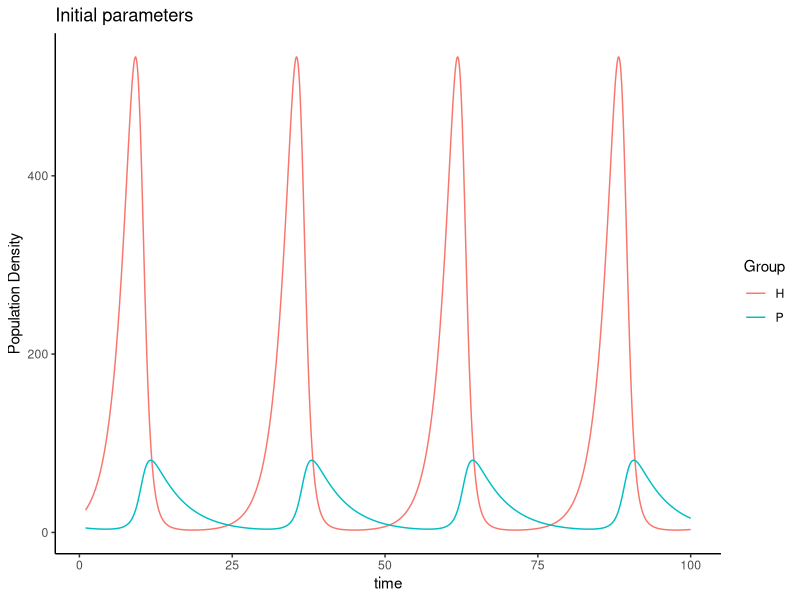
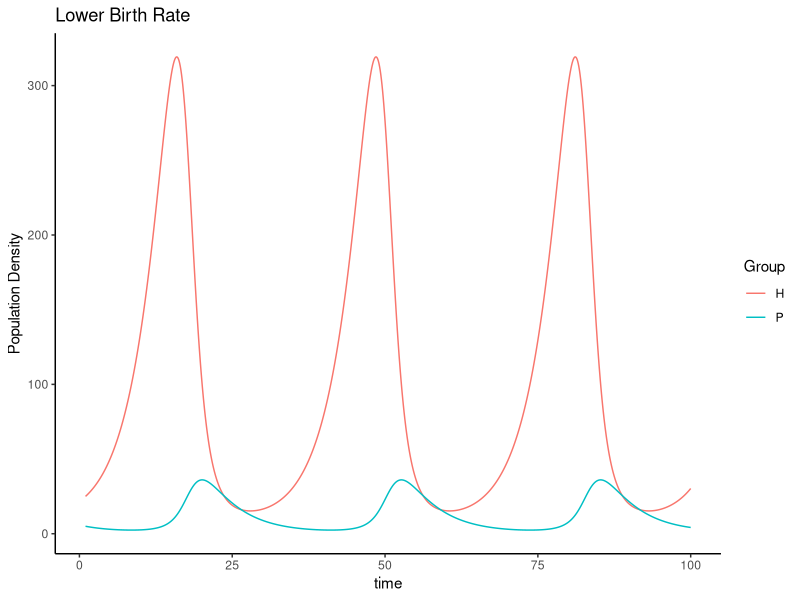
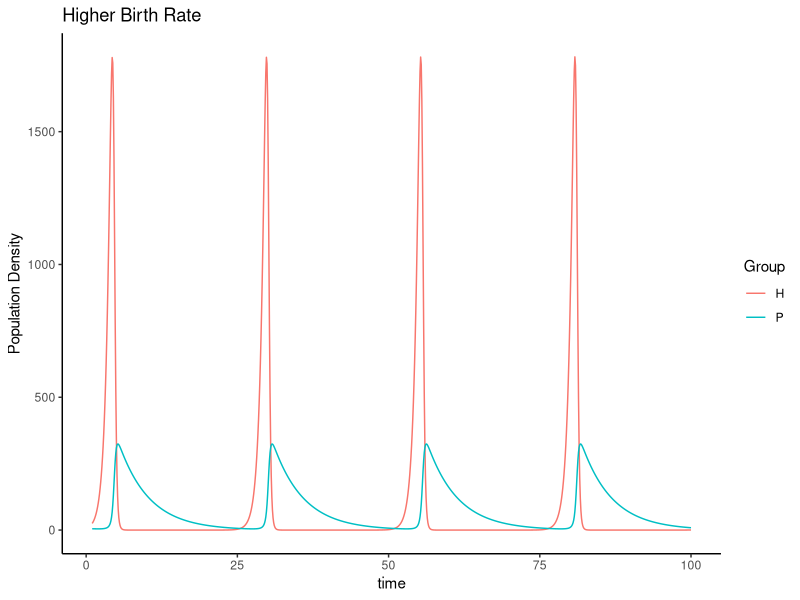
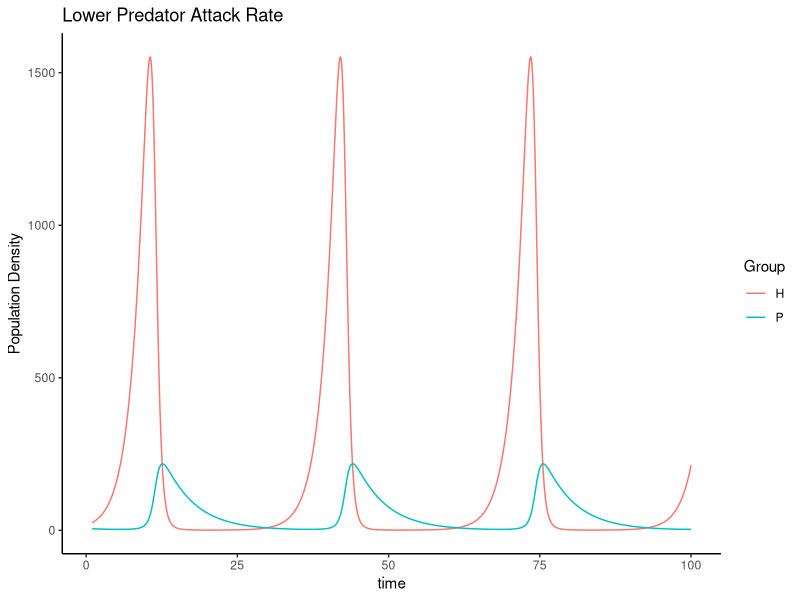
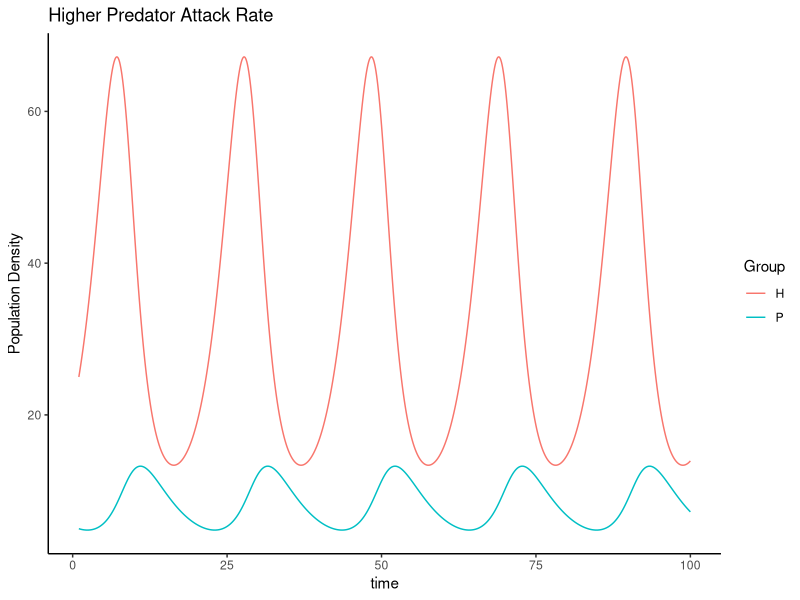
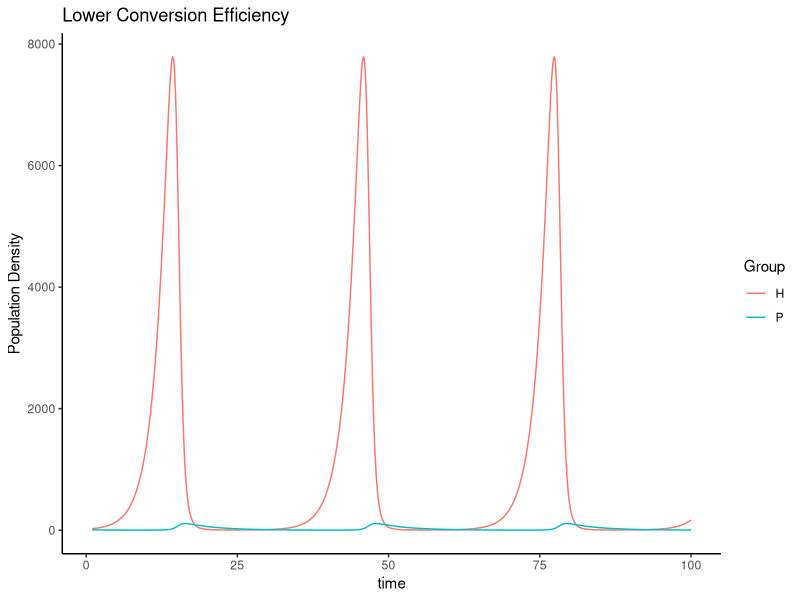
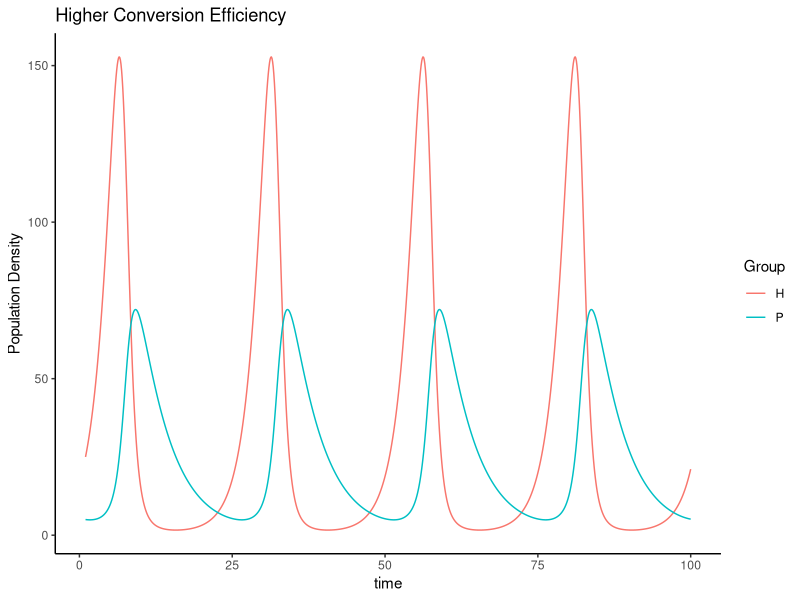
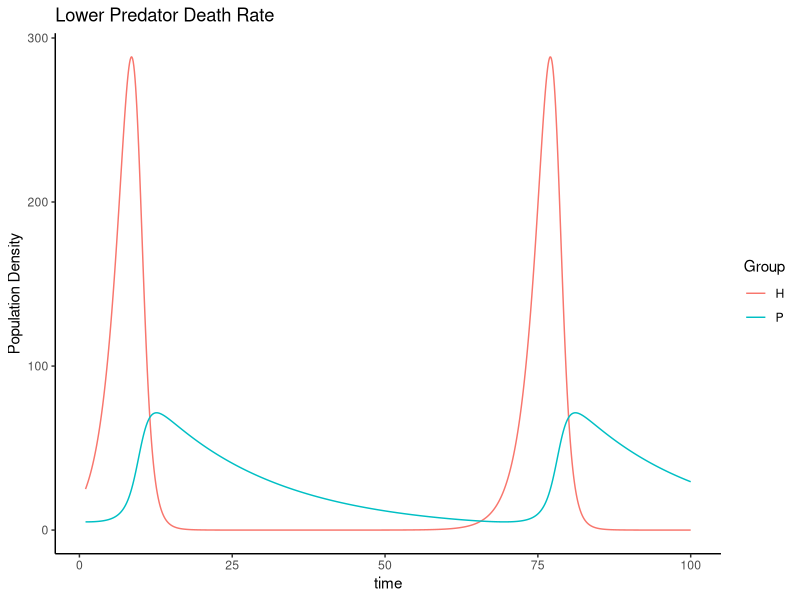

Source code (R) for these figures, in order:
## Intro to Biocomputing Final Project: Dynamic Modeling
##
## Jacquie Whalen, Bridget Moroney, Andrew Quattromani
##
## 12/7/18


##Part 1: Lotka Volterra model simulations

library(deSolve) #loading packages
library(ggplot2) #loading packages
library(reshape2) #loading packages
rm(list=ls()) #clearing global environment



lotka_sim<-function(t,y,p){ #creating function for LV model
  H=y[1] #unpacking state variables and parameters, Herbivore H population state variable
  P=y[2] #Predator P population state variable
  
  b=p[1] #prey birth rate parameter
  a=p[2] #predator attack rate parameter
  e=p[3] #conversion efficiency parameter
  s=p[4] #predator death rate parameter
  
  dHdt=(b*H)-(a*P*H) #differential equation for change in prey population
  dPdt=(e*a*P*H)-(s*P) #differential equation for change in predator population
  return(list(c(dHdt, dPdt))) #returning a list of the population changes for predator and prey
}

i_params=c(0.5,0.02,0.1,0.2) #initial parameters
times=seq(from=1, to=100, by=0.1) #time period is from 1 to 100 by increment of 0.1
y0=c(25,5) #initial populations of prey (25) and predator (5)

i_sim=ode(y=y0, times=times, func = lotka_sim, parms = i_params) #simulates model using ODE function based on the parameters, LV function, initial populations, and time period
i_out=data.frame(time=i_sim[,1], H=i_sim[,2], P=i_sim[,3]) #creates a dataframe of time step and the populations of H and P
i_output=melt(i_out, id.vars="time", variable.name="Group", value.name="Density") #melts the dataframe to put it into long format to be used for graphing
ggplot(i_output, aes(x=time, y=Density))+geom_line(aes(color=Group))+theme_classic()+ylab("Population Density")+ggtitle("Initial parameters") #plots the time vs. population density of both predator H and prey P with red being H and blue being P


#changing of initial parameters done individually with same steps as the initial model simulation


#lower birth rate
params1=c(0.25,0.02,0.1,0.2)
sim1=ode(y=y0, times=times, func = lotka_sim, parms = params1)
out1=data.frame(time=sim1[,1], H=sim1[,2], P=sim1[,3])
output1=melt(out1, id.vars="time", variable.name="Group", value.name="Density")
ggplot(output1, aes(x=time, y=Density))+geom_line(aes(color=Group))+theme_classic()+ylab("Population Density")+ggtitle("Lower Birth Rate")

#higher birth rate
params2=c(1.5,0.02,0.1,0.2)
sim2=ode(y=y0, times=times, func = lotka_sim, parms = params2)
out2=data.frame(time=sim2[,1], H=sim2[,2], P=sim2[,3])
output2=melt(out2, id.vars="time", variable.name="Group", value.name="Density")
ggplot(output2, aes(x=time, y=Density))+geom_line(aes(color=Group))+theme_classic()+ylab("Population Density")+ggtitle("Higher Birth Rate")

#lower predator attack rate
params3=c(0.5,0.01,0.1,0.2)
sim3=ode(y=y0, times=times, func = lotka_sim, parms = params3)
out3=data.frame(time=sim3[,1], H=sim3[,2], P=sim3[,3])
output3=melt(out3, id.vars="time", variable.name="Group", value.name="Density")
ggplot(output3, aes(x=time, y=Density))+geom_line(aes(color=Group))+theme_classic()+ylab("Population Density")+ggtitle("Lower Predator Attack Rate")

#higher predator attack rate
params4=c(0.5,0.06,0.1,0.2)
sim4=ode(y=y0, times=times, func = lotka_sim, parms = params4)
out4=data.frame(time=sim4[,1], H=sim4[,2], P=sim4[,3])
output4=melt(out4, id.vars="time", variable.name="Group", value.name="Density")
ggplot(output4, aes(x=time, y=Density))+geom_line(aes(color=Group))+theme_classic()+ylab("Population Density")+ggtitle("Higher Predator Attack Rate")

#lower conversion efficiency
params5=c(0.5,0.02,0.01,0.2)
sim5=ode(y=y0, times=times, func = lotka_sim, parms = params5)
out5=data.frame(time=sim5[,1], H=sim5[,2], P=sim5[,3])
output5=melt(out5, id.vars="time", variable.name="Group", value.name="Density")
ggplot(output5, aes(x=time, y=Density))+geom_line(aes(color=Group))+theme_classic()+ylab("Population Density")+ggtitle("Lower Conversion Efficiency")

#higher conversion efficiency
params6=c(0.5,0.02,0.3,0.2)
sim6=ode(y=y0, times=times, func = lotka_sim, parms = params6)
out6=data.frame(time=sim6[,1], H=sim6[,2], P=sim6[,3])
output6=melt(out6, id.vars="time", variable.name="Group", value.name="Density")
ggplot(output6, aes(x=time, y=Density))+geom_line(aes(color=Group))+theme_classic()+ylab("Population Density")+ggtitle("Higher Conversion Efficiency")

#lower predator death rate
params7=c(0.5,0.02,0.1,0.05)
sim7=ode(y=y0, times=times, func = lotka_sim, parms = params7)
out7=data.frame(time=sim7[,1], H=sim7[,2], P=sim7[,3])
output7=melt(out7, id.vars="time", variable.name="Group", value.name="Density")
ggplot(output7, aes(x=time, y=Density))+geom_line(aes(color=Group))+theme_classic()+ylab("Population Density")+ggtitle("Lower Predator Death Rate")

#higher predator death rate
params8=c(0.5,0.02,0.1,0.6)
sim8=ode(y=y0, times=times, func = lotka_sim, parms = params8)
out8=data.frame(time=sim8[,1], H=sim8[,2], P=sim8[,3])
output8=melt(out8, id.vars="time", variable.name="Group", value.name="Density")
ggplot(output8, aes(x=time, y=Density))+geom_line(aes(color=Group))+theme_classic()+ylab("Population Density")+ggtitle("Higher Predator Death Rate")



## Part 2: R-M Model simulations

## Part 3: Paradox of Enrichment
